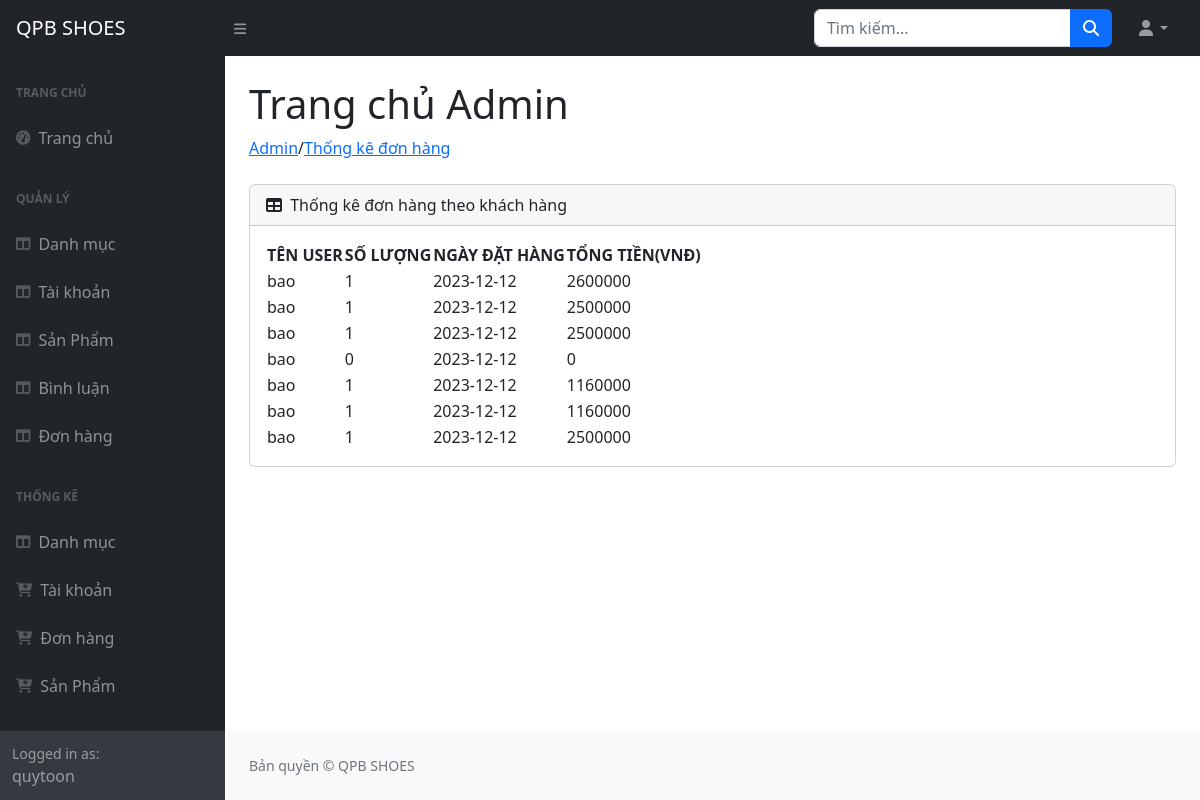
Page /admin/index.php?act=thongkedonhang (signed in) on the committed database.
### tables this page shows
CREATE TABLE `donhang` (
  `IdDonHang` int(11) NOT NULL,
  `NgayDatHang` date NOT NULL,
  `TongTien` float NOT NULL,
  `TrangThai` int(11) NOT NULL DEFAULT 0,
  `IdTaiKhoan` int(11) NOT NULL,
  `SoLuongSp` int(11) NOT NULL DEFAULT 1,
  `DiaChiDat` varchar(200) NOT NULL,
  `HoVaTen` varchar(255) DEFAULT NULL,
  `SoDienThoai` int(10) DEFAULT NULL,
  `Email` varchar(255) DEFAULT NULL
);

CREATE TABLE `taikhoan` (
  `IdTaiKhoan` int(11) NOT NULL,
  `TenTaiKhoan` varchar(255) NOT NULL,
  `MatKhau` varchar(255) NOT NULL,
  `HoTen` varchar(255) NOT NULL,
  `DiaChi` varchar(255) DEFAULT NULL,
  `Email` varchar(255) NOT NULL,
  `SoDienThoai` int(10) NOT NULL,
  `avatarUser` varchar(255) NOT NULL,
  `role` int(11) NOT NULL DEFAULT 0,
  `TrangThai` int(11) NOT NULL
);

### model/pdo.php (called while the page is built, shortened)
<?php
function pdo_get_connection()
{
    $servername = "localhost";
    $username = "root";
    $password = "";
    try {
        $conn = new PDO("mysql:host=$servername;dbname=pro1014-websitebangiaypoly-nhom12", $username, $password);
        $conn->setAttribute(PDO::ATTR_ERRMODE, PDO::ERRMODE_EXCEPTION);
        return $conn;
    } catch (PDOException $e) {
        echo "Connection failed: " . $e->getMessage();
    }
}
function pdo_query($sql)
{
    $sql_args = array_slice(func_get_args(), 1);
    try {
        $conn = pdo_get_connection();
        $stmt = $conn->prepare($sql);
        $stmt->execute($sql_args);
        $rows = $stmt->fetchAll();
        return $rows;
    } catch (PDOException $e) {
        throw $e;
    } finally {
        unset($conn);
    }
}
?>

### model/thongke.php (called while the page is built, shortened)
<?php
function loadthongke_donhang()
{
    $sql = "SELECT a.*,b.*,a.TrangThai as tt from donhang as a join taikhoan as b on a.IdTaiKhoan = b.IdTaiKhoan ORDER BY a.NgayDatHang DESC;
    ";
    $listthongkedonhang = pdo_query($sql);
    return $listthongkedonhang;
}
?>

### admin/thongke/thongkedonhang.php (the view)
/<a href="index.php?act=thongkedonhang">Thống kê đơn hàng</a></li>
            </ol>
            <div class="card mb-4">
                <div class="card-header">
                    <i class="fas fa-table me-1"></i>
                    Thống kê đơn hàng theo khách hàng
                </div>
                <div class="card-body">
                    <table id="datatablesSimple">
                        <thead>
                            <tr>
                                <th>TÊN USER</th>
                                <th>SỐ LƯỢNG</th>
                                <th>NGÀY ĐẶT HÀNG</th>
                                <th>TỔNG TIỀN(VNĐ)</th>
                            </tr>
                        </thead>
                        <tbody>
                            <?php
                            foreach ($listthongkedonhang as $key) {
                                extract($key);
                                echo '<tr>
                                        <td>' . $TenTaiKhoan . '</td>
                                        <td>' . $SoLuongSp . '</td>
                                        <td>' . $NgayDatHang . '</td>
                                        <td>' . $TongTien . '</td>
                                    </tr>';
                            }
                            ?>
                        </tbody>
                    </table>
                </div>
            </div>
    </main>

### rows in the picture
donhang: IdTaiKhoan.TenTaiKhoan "bao", SoLuongSp "1", NgayDatHang "2023-12-12", TongTien "2600000"
donhang: IdTaiKhoan.TenTaiKhoan "bao", SoLuongSp "1", NgayDatHang "2023-12-12", TongTien "2500000"
donhang: IdTaiKhoan.TenTaiKhoan "bao", SoLuongSp "1", NgayDatHang "2023-12-12", TongTien "2500000"
donhang: IdTaiKhoan.TenTaiKhoan "bao", SoLuongSp "0", NgayDatHang "2023-12-12", TongTien "0"
donhang: IdTaiKhoan.TenTaiKhoan "bao", SoLuongSp "1", NgayDatHang "2023-12-12", TongTien "1160000"
donhang: IdTaiKhoan.TenTaiKhoan "bao", SoLuongSp "1", NgayDatHang "2023-12-12", TongTien "1160000"
donhang: IdTaiKhoan.TenTaiKhoan "bao", SoLuongSp "1", NgayDatHang "2023-12-12", TongTien "2500000"

### other values in the picture
$_SESSION['TenTaiKhoan']['TenTaiKhoan'] "quytoon"
